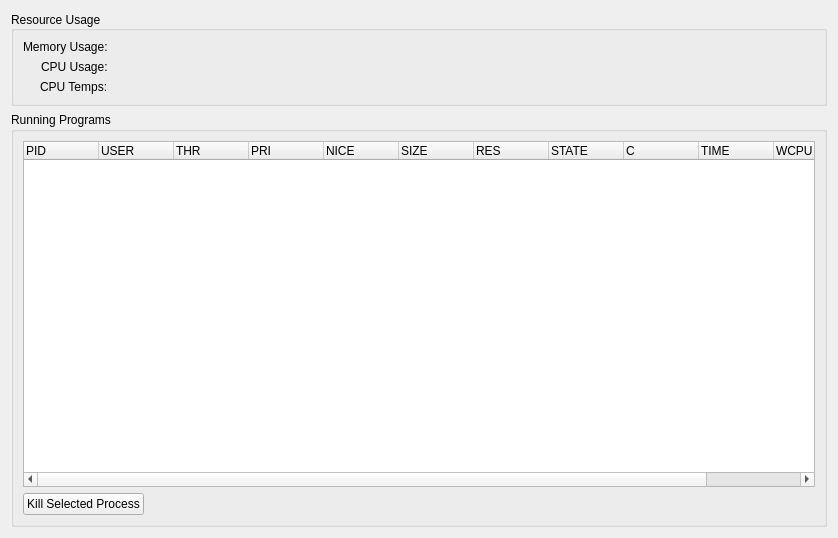
<?xml version="1.0" encoding="UTF-8"?>
<ui version="4.0">
 <class>taskmanager_ui</class>
 <widget class="QWidget" name="taskmanager_ui">
  <property name="geometry">
   <rect>
    <x>0</x>
    <y>0</y>
    <width>838</width>
    <height>538</height>
   </rect>
  </property>
  <property name="windowTitle">
   <string>Form</string>
  </property>
  <layout class="QGridLayout" name="gridLayout">
   <item row="1" column="0">
    <widget class="QGroupBox" name="groupBox">
     <property name="title">
      <string>Running Programs</string>
     </property>
     <layout class="QGridLayout" name="gridLayout_2">
      <item row="0" column="0">
       <widget class="QTreeWidget" name="taskWidget">
        <attribute name="headerDefaultSectionSize">
         <number>75</number>
        </attribute>
        <attribute name="headerMinimumSectionSize">
         <number>55</number>
        </attribute>
        <column>
         <property name="text">
          <string>PID</string>
         </property>
        </column>
        <column>
         <property name="text">
          <string>USER</string>
         </property>
        </column>
        <column>
         <property name="text">
          <string>THR</string>
         </property>
        </column>
        <column>
         <property name="text">
          <string>PRI</string>
         </property>
        </column>
        <column>
         <property name="text">
          <string>NICE</string>
         </property>
        </column>
        <column>
         <property name="text">
          <string>SIZE</string>
         </property>
        </column>
        <column>
         <property name="text">
          <string>RES</string>
         </property>
        </column>
        <column>
         <property name="text">
          <string>STATE</string>
         </property>
        </column>
        <column>
         <property name="text">
          <string>C</string>
         </property>
        </column>
        <column>
         <property name="text">
          <string>TIME</string>
         </property>
        </column>
        <column>
         <property name="text">
          <string>WCPU</string>
         </property>
        </column>
        <column>
         <property name="text">
          <string>USER</string>
         </property>
        </column>
       </widget>
      </item>
      <item row="1" column="0">
       <layout class="QHBoxLayout" name="horizontalLayout">
        <item>
         <widget class="QPushButton" name="push_kill">
          <property name="text">
           <string>Kill Selected Process</string>
          </property>
          <property name="icon">
           <iconset resource="../../icons/icons.qrc">
            <normaloff>:/icons/black/forbidden.svg</normaloff>:/icons/black/forbidden.svg</iconset>
          </property>
         </widget>
        </item>
        <item>
         <spacer name="horizontalSpacer">
          <property name="orientation">
           <enum>Qt::Horizontal</enum>
          </property>
          <property name="sizeHint" stdset="0">
           <size>
            <width>40</width>
            <height>20</height>
           </size>
          </property>
         </spacer>
        </item>
       </layout>
      </item>
     </layout>
    </widget>
   </item>
   <item row="0" column="0">
    <widget class="QGroupBox" name="groupBox_2">
     <property name="title">
      <string>Resource Usage</string>
     </property>
     <property name="alignment">
      <set>Qt::AlignLeading|Qt::AlignLeft|Qt::AlignVCenter</set>
     </property>
     <layout class="QFormLayout" name="formLayout">
      <property name="labelAlignment">
       <set>Qt::AlignRight|Qt::AlignTrailing|Qt::AlignVCenter</set>
      </property>
      <item row="0" column="0">
       <widget class="QLabel" name="label">
        <property name="text">
         <string>Memory Usage:</string>
        </property>
       </widget>
      </item>
      <item row="0" column="1">
       <widget class="QLabel" name="label_mem_stats">
        <property name="text">
         <string notr="true"/>
        </property>
        <property name="alignment">
         <set>Qt::AlignCenter</set>
        </property>
       </widget>
      </item>
      <item row="1" column="0">
       <widget class="QLabel" name="label_2">
        <property name="text">
         <string>CPU Usage:</string>
        </property>
       </widget>
      </item>
      <item row="2" column="0">
       <widget class="QLabel" name="label_3">
        <property name="text">
         <string>CPU Temps:</string>
        </property>
       </widget>
      </item>
      <item row="1" column="1">
       <widget class="QLabel" name="label_cpu_stats">
        <property name="text">
         <string notr="true"/>
        </property>
        <property name="alignment">
         <set>Qt::AlignCenter</set>
        </property>
       </widget>
      </item>
      <item row="2" column="1">
       <widget class="QLabel" name="label_cpu_tstats">
        <property name="text">
         <string notr="true"/>
        </property>
        <property name="alignment">
         <set>Qt::AlignCenter</set>
        </property>
       </widget>
      </item>
     </layout>
    </widget>
   </item>
  </layout>
 </widget>
 <resources>
  <include location="../../icons/icons.qrc"/>
 </resources>
 <connections/>
</ui>
